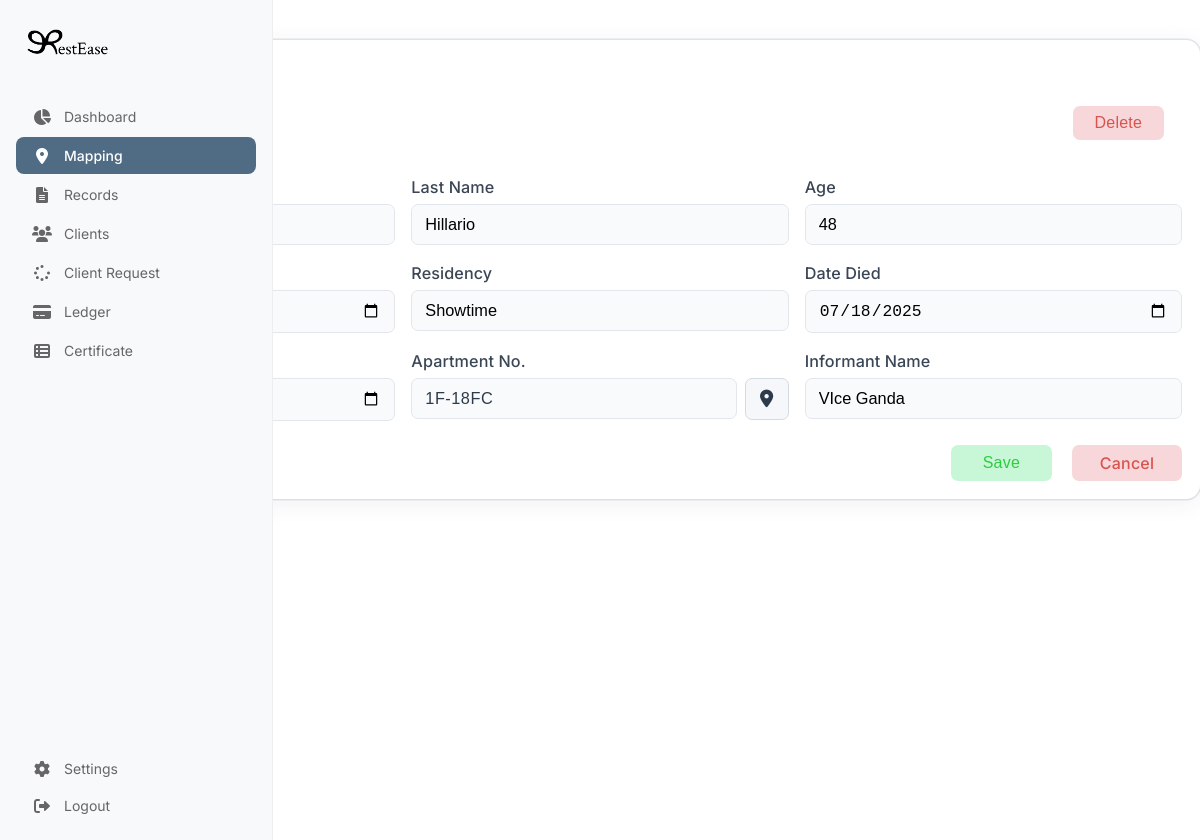
The app's page /AdminSide/EditNiches.php?nicheID=1F-18FC with its own data.
### tables this page shows
CREATE TABLE `deceased` (
  `id` int(11) NOT NULL,
  `firstName` varchar(100) DEFAULT NULL,
  `lastName` varchar(100) DEFAULT NULL,
  `age` int(11) DEFAULT NULL,
  `born` date DEFAULT NULL,
  `residency` varchar(255) DEFAULT NULL,
  `dateDied` date DEFAULT NULL,
  `dateInternment` date DEFAULT NULL,
  `nicheID` varchar(50) DEFAULT NULL,
  `informantName` varchar(255) DEFAULT NULL
);

### AdminSide/EditNiches.php (the view, shortened to what this page needs)
<?php
include_once '../Includes/db.php';
$nicheID = $_GET['nicheID'] ?? '';
$deceased = [
  'firstName' => '',
  'lastName' => '',
  'age' => '',
  'born' => '',
  'residency' => '',
  'dateDied' => '',
  'dateInternment' => '',
  'nicheID' => $nicheID,
  'informantName' => ''
];
$originalNicheID = $_GET['nicheID'] ?? '';
if ($nicheID) {
  $stmt = $conn->prepare("SELECT * FROM deceased WHERE nicheID = ? LIMIT 1");
  $stmt->bind_param("s", $originalNicheID);
  $stmt->execute();
  $result = $stmt->get_result();
  if ($result && $row = $result->fetch_assoc()) {
    $deceased = $row;
  }
}
?>
<!DOCTYPE html>
<html lang="en">
<head>
  <link rel="stylesheet" href="https://cdnjs.cloudflare.com/ajax/libs/font-awesome/6.0.0/css/all.min.css">
  <link rel="stylesheet" href="../css/dashboard.css">
  <link rel="stylesheet" href="../css/sidebar.css">
  <link rel="stylesheet" href="../css/Niches.css">
  <link rel="stylesheet" href="../css/EditNiches.css">
  <link rel="stylesheet" href="../css/EditNiches.css">
</head>
<body style="min-height: 100vh; background: #fff; overflow: hidden;">
   <?php include '../Includes/sidebar.php'; ?>
  <div class="form-container" style="width: 1230px; max-width: 100%; margin: 40px 10px 10px auto; padding: 18px; box-sizing: border-box;">
    <div class="top-bar">
      <span class="page-title">Edit Deceased Data</span>
    </div>
    <div class="top-actions">
      <form id="deleteForm" method="post" style="display:inline;">
        <button type="button" class="btn delete-btn" style="margin-left:auto;" id="deleteBtn">Delete</button>
      </form>
    </div>
    <div class="form-section-title">Deceased Information</div>
    <form method="post" autocomplete="off" id="editForm">
      <div class="form-row">
        <div class="form-group">
          <label for="firstName">First Name</label>
        </div>
        <div class="form-group">
          <label for="lastName">Last Name</label>
          <input type="text" id="lastName" name="lastName" placeholder="Last Name" value="<?php echo htmlspecialchars($deceased['lastName']); ?>">
        </div>
        <div class="form-group">
          <label for="age">Age</label>
          <input type="number" id="age" name="age" placeholder="Age" value="<?php echo htmlspecialchars($deceased['age']); ?>">
        </div>
      </div>
      <div class="form-row-2">
        <div class="form-group">
          <label for="born">Born</label>
        </div>
        <div class="form-group">
          <label for="residency">Residency</label>
          <input type="text" id="residency" name="residency" placeholder="Residency" value="<?php echo htmlspecialchars($deceased['residency']); ?>">
        </div>
        <div class="form-group">
          <label for="dateDied">Date Died</label>
          <input type="date" id="dateDied" name="dateDied" placeholder="Date Died" value="<?php echo htmlspecialchars($deceased['dateDied']); ?>">
        </div>
      </div>
      <div class="form-row-3">
        <div class="form-group">
          <label for="dateInternment">Date of Internment</label>
        </div>
        <div class="form-group">
          <label for="apartmentNo">Apartment No.</label>
          <div class="niche-picker-group">
            <input type="text" id="apartmentNo" name="apartmentNo" placeholder="Apartment No." readonly value="<?php echo htmlspecialchars($deceased['nicheID']); ?>">
            <button type="button" id="pickNicheBtn" class="btn pick-niche-btn" title="Pick Niche">
              <i class="fas fa-map-marker-alt"></i>
            </button>
          </div>
        </div>
        <div class="form-group">
          <label for="informantName">Informant Name</label>
          <input type="text" id="informantName" name="informantName" placeholder="Informant Name" value="<?php echo htmlspecialchars($deceased['informantName']); ?>">
        </div>
      </div>
      <div class="form-actions">
        <button type="submit" class="btn save-btn">Save</button>
        <a href="Mapping.php" class="btn cancel-btn" style="margin-left:12px;">Cancel</a>
      </div>
    </form>
  </div>
</body>
</html>

### css/dashboard.css (style rules this page uses)
:root { --primary-color: #1a1a1a; --sidebar-width: 240px; --header-height: 60px; --border-radius: 8px; --dashboard-side-gap: 50px; }
body { margin: 0; padding: 0; font-family: 'Inter', -apple-system, BlinkMacSystemFont, sans-serif; background-color: #fff; }

### css/sidebar.css (style rules this page uses)
:root { --primary-color: #1a1a1a; --sidebar-width: 240px; --border-radius: 8px; }

### css/Niches.css (style rules this page uses)
:root { --primary-color: #1a1a1a; --sidebar-width: 240px; --header-height: 60px; --border-radius: 8px; }
body { margin: 0; padding: 0; font-family: 'Inter', -apple-system, BlinkMacSystemFont, sans-serif; background-color: #fff; }

### css/EditNiches.css (style rules this page uses)
body { font-family: 'Inter', sans-serif; background: #f7f8fa; margin: 0; padding: 0; overflow-x: hidden; }
.top-bar, .top-actions { width: 100%; box-sizing: border-box; padding: 0 18px; }
.top-bar { display: flex; align-items: center; justify-content: space-between; padding: 16px 18px 0 18px; min-height: 48px; gap: 24px; }
.page-title { font-size: 1.5rem; font-weight: 700; color: #2d3a4a; letter-spacing: 0.5px; margin: 0; padding: 0; flex-shrink: 0; }
.top-actions { display: flex; justify-content: flex-end; align-items: center; gap: 12px; padding-right: 18px; }
.btn { padding: 8px 22px; border-radius: 7px; border: none; font-size: 1rem; font-weight: 500; cursor: pointer; background: #bfc9d1; color: #fff; transition: background 0.2s, color 0.2s; text-transform: none; letter-spacing: 0.2px; box-shadow: 0 1px 2px 0 rgba(44,62,80,0.04); display: flex; align-items: center; gap: 8px; }
.form-container { background: #fff; border-radius: 14px; box-shadow: 0 4px 24px 0 rgba(44,62,80,0.07), 0 0 0 1.5px #e3e7ed; padding: 18px; width: 100%; box-sizing: border-box; overflow-x: hidden; }
.form-section-title { font-weight: 600; font-size: 1.05rem; margin-bottom: 1em; color: #2d3a4a; letter-spacing: 0.2px; }
form { width: 100%; }
.form-row, .form-row-2, .form-row-3 { display: grid; grid-template-columns: repeat(auto-fit, minmax(250px, 1fr)); gap: 16px; margin-bottom: 18px; width: 100%; box-sizing: border-box; }
.form-group { display: flex; flex-direction: column; width: 100%; box-sizing: border-box; }
.form-group label { font-size: 1.01rem; font-weight: 500; margin-bottom: 7px; color: #3a4656; letter-spacing: 0.1px; }
.form-group input { width: 100%; box-sizing: border-box; padding: 10px 13px; border: 1.5px solid #e3e7ed; border-radius: 7px; font-size: 1.02rem; background: #f8fafc; outline: none; transition: border 0.2s; }
.form-actions { display: flex; justify-content: flex-end; margin-top: 24px; width: 100%; }
.niche-picker-group { display: flex; align-items: center; gap: 8px; }
.pick-niche-btn { background: #f5f7fa; color: #2d3a4a; border: 1.5px solid #d3dbe2; border-radius: 7px; padding: 8px 14px; min-width: unset; font-size: 1.1rem; transition: background 0.18s, color 0.18s, border 0.18s; box-shadow: none; display: flex; align-items: center; justify-content: center; }
.niche-picker-group input[readonly] { background: #f8fafc; border: 1.5px solid #e3e7ed; color: #2d3a4a; font-weight: 500; letter-spacing: 0.5px; }
.niche-picker-group { display: flex; align-items: center; gap: 8px; width: 100%; }
.niche-picker-group input[readonly] { flex: 1 1 0; min-width: 0; background: #f8fafc; border: 1.5px solid #e3e7ed; color: #2d3a4a; font-weight: 500; letter-spacing: 0.5px; }
.pick-niche-btn { background: #f5f7fa; color: #2d3a4a; border: 1.5px solid #d3dbe2; border-radius: 7px; padding: 8px 14px; min-width: 44px; height: 42px; font-size: 1.1rem; transition: background 0.18s, color 0.18s, border 0.18s; box-shadow: none; display: flex; align-items: center; justify-content: center; }
.btn.delete-btn { background: #f8d7da; color: #d9534f; border: none; margin-right: 0; min-width: 90px; font-weight: 500; transition: background 0.18s, color 0.18s; box-shadow: none; padding: 8px 22px; }
.btn.save-btn { background: #c8f7d8; color: #2ecc40; border: none; min-width: 90px; font-weight: 500; margin-right: 8px; transition: background 0.18s, color 0.18s; box-shadow: none; padding: 8px 32px; }
.btn.cancel-btn { background: #f8d7da; color: #d9534f; border: none; min-width: 90px; font-weight: 500; text-align: center; display: inline-block; padding: 8px 10px; border-radius: 7px; text-decoration: none; transition: background 0.18s, color 0.18s; box-shadow: none; }

### records on screen
deceased: lastName "Hillario", age "48", residency "Showtime", dateDied "07/18/2025", apartmentNo "1F-18FC", informantName "VIce Ganda"
